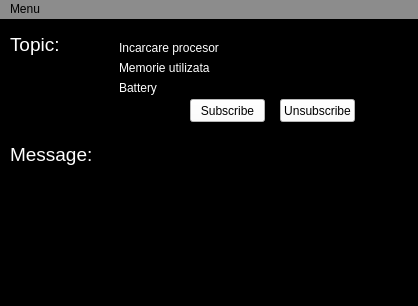
<?xml version="1.0" encoding="UTF-8"?>
<ui version="4.0">
 <class>MainWindow</class>
 <widget class="QMainWindow" name="MainWindow">
  <property name="geometry">
   <rect>
    <x>0</x>
    <y>0</y>
    <width>418</width>
    <height>306</height>
   </rect>
  </property>
  <property name="windowTitle">
   <string>MainWindow</string>
  </property>
  <property name="styleSheet">
   <string notr="true">background-color: rgb(0, 0, 0);
color: rgb(255, 255, 255);</string>
  </property>
  <widget class="QWidget" name="centralwidget">
   <widget class="QLabel" name="label">
    <property name="geometry">
     <rect>
      <x>10</x>
      <y>10</y>
      <width>61</width>
      <height>31</height>
     </rect>
    </property>
    <property name="font">
     <font>
      <pointsize>14</pointsize>
     </font>
    </property>
    <property name="text">
     <string>Topic:</string>
    </property>
   </widget>
   <widget class="QCheckBox" name="cpu">
    <property name="geometry">
     <rect>
      <x>100</x>
      <y>20</y>
      <width>121</width>
      <height>17</height>
     </rect>
    </property>
    <property name="text">
     <string>Incarcare procesor</string>
    </property>
   </widget>
   <widget class="QCheckBox" name="battery">
    <property name="geometry">
     <rect>
      <x>100</x>
      <y>60</y>
      <width>101</width>
      <height>17</height>
     </rect>
    </property>
    <property name="text">
     <string>Battery</string>
    </property>
   </widget>
   <widget class="QCheckBox" name="ram">
    <property name="geometry">
     <rect>
      <x>100</x>
      <y>40</y>
      <width>121</width>
      <height>17</height>
     </rect>
    </property>
    <property name="text">
     <string>Memorie utilizata</string>
    </property>
   </widget>
   <widget class="QPushButton" name="subscribeButton">
    <property name="geometry">
     <rect>
      <x>190</x>
      <y>80</y>
      <width>75</width>
      <height>23</height>
     </rect>
    </property>
    <property name="styleSheet">
     <string notr="true">background-color: rgb(255, 255, 255);
color: rgb(0, 0, 0);</string>
    </property>
    <property name="text">
     <string>Subscribe</string>
    </property>
   </widget>
   <widget class="QListWidget" name="messageField">
    <property name="geometry">
     <rect>
      <x>10</x>
      <y>150</y>
      <width>351</width>
      <height>101</height>
     </rect>
    </property>
    <property name="styleSheet">
     <string notr="true">background-color: rgb(0, 0, 0);
color: rgb(255, 255, 255);</string>
    </property>
   </widget>
   <widget class="QLabel" name="label_3">
    <property name="geometry">
     <rect>
      <x>10</x>
      <y>120</y>
      <width>81</width>
      <height>31</height>
     </rect>
    </property>
    <property name="font">
     <font>
      <pointsize>14</pointsize>
     </font>
    </property>
    <property name="text">
     <string>Message:</string>
    </property>
   </widget>
   <widget class="QPushButton" name="unsubscribeButton">
    <property name="geometry">
     <rect>
      <x>280</x>
      <y>80</y>
      <width>75</width>
      <height>23</height>
     </rect>
    </property>
    <property name="styleSheet">
     <string notr="true">background-color: rgb(255, 255, 255);
color: rgb(0, 0, 0);</string>
    </property>
    <property name="text">
     <string>Unsubscribe</string>
    </property>
   </widget>
  </widget>
  <widget class="QMenuBar" name="menubar">
   <property name="geometry">
    <rect>
     <x>0</x>
     <y>0</y>
     <width>418</width>
     <height>21</height>
    </rect>
   </property>
   <property name="styleSheet">
    <string notr="true">background-color: rgb(140, 140, 140);
color: rgb(0, 0, 0);
selection-background-color: rgb(255, 255, 255);</string>
   </property>
   <widget class="QMenu" name="menu">
    <property name="title">
     <string>Menu</string>
    </property>
    <addaction name="actionConnect"/>
    <addaction name="actionSubscrive"/>
    <addaction name="actionPublish"/>
   </widget>
   <addaction name="menu"/>
  </widget>
  <widget class="QStatusBar" name="statusbar"/>
  <action name="actionConnect">
   <property name="text">
    <string>Connect</string>
   </property>
  </action>
  <action name="actionSubscrive">
   <property name="text">
    <string>Subscribe</string>
   </property>
  </action>
  <action name="actionPublish">
   <property name="text">
    <string>Publish</string>
   </property>
  </action>
 </widget>
 <resources/>
 <connections/>
</ui>
